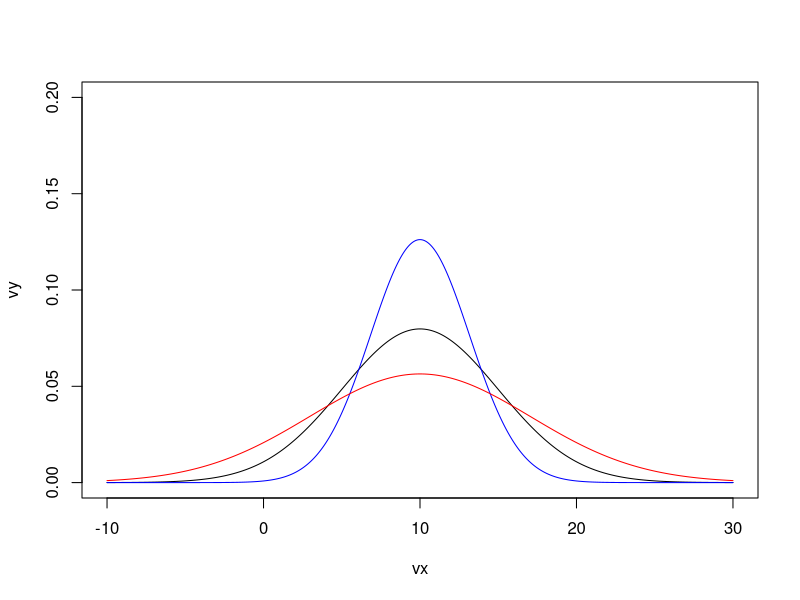
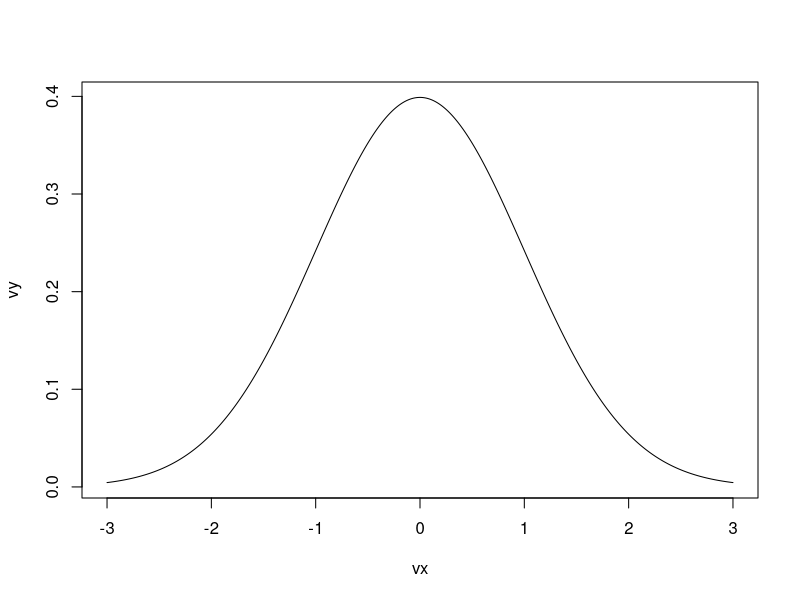
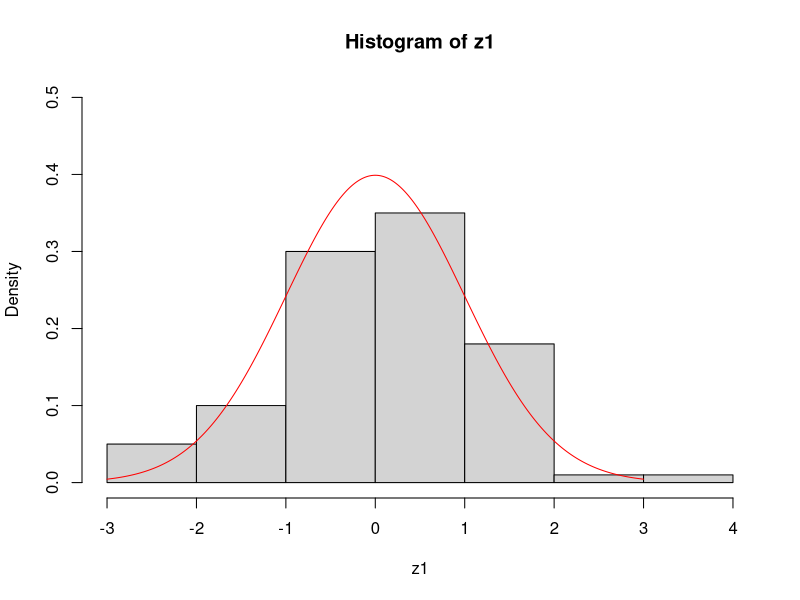
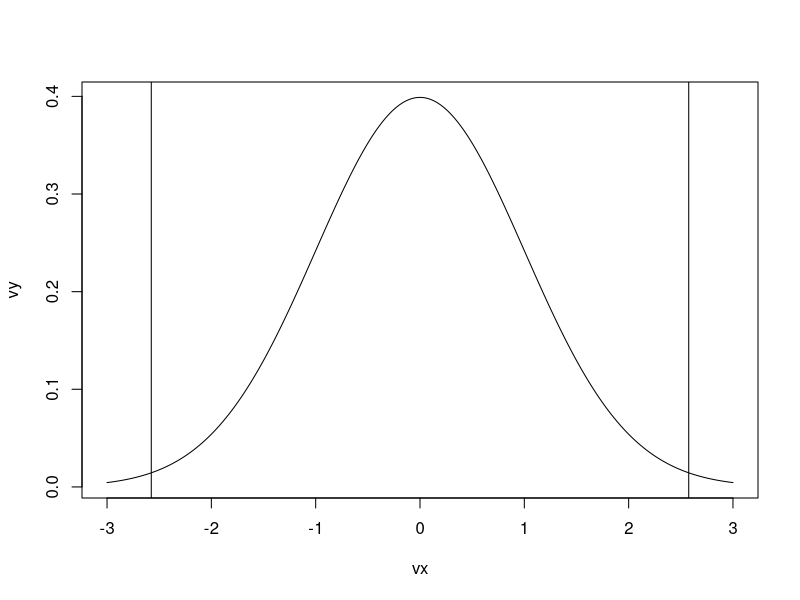

Recreate these plots in R, in order. (Note: this script raises an error after producing the figures.)
# [ 정규분포 ]
# 연속형 확률 변수에 대한 분포
# 확률 밀도 함수
# 평균 기준 좌우 대칭의 모양을 띄고 있음 (종모양)
# 모수(분포를 결정 짓는 요인) : 평균, 분산(σ^2)
# X ~ N(µ, σ^2)

# 시각화
# 1) 평균 : 10, 분산 : 25인 정규분포 시각화
vx <- seq(-10, 30, 0.01)
vy <- dnorm(vx, mean = 10, sd = 5)

dev.new()
plot(vx, vy, type = 'l', ylim = c(0, 0.2))

# 2) 평균 : 10, 분산 : 10인 정규분포 시각화
vy2 <- dnorm(vx, mean = 10, sd = sqrt(10))
lines(vx, vy2, type = 'l', col = 'blue')

# 3) 평균 : 10, 분산 : 50인 정규분포 시각화
vy3 <- dnorm(vx, mean = 10, sd = sqrt(50))
lines(vx, vy3, type = 'l', col = 'red')

# 평균에 의해 좌우 이동
# 분산에 의해 뾰족함의 정도(첨도)가 달라짐
# 분산이 커질수록 완만, 작을수록 뾰족해지는 형태




# [ 표준 정규 분포 ]
# 정규분포를 따르는 확률변수를 표준화한 분포
# 평균 : 0, 표준편차 : 1인 정규분포
# Z = (X - µ) / σ
# Z ~ N(0, 1)

vx <- seq(-3, 3, 0.01)
vy <-  dnorm(vx, mean = 0, sd = 1)
plot(vx, vy, type = 'l')


# 예제) X ~ N(170, 100)인 100개의 난수를 추출할 때, 
#      해당 난수가 갖는 실제 분포는 무엇인가?
v1 <- rnorm(100, mean = 170, sd = sqrt(100))
z1 <- (v1 - 170) / 10

# 표준화된 난수의 실제 분포(히스토그램)
hist(z1, probability = T, ylim = c(0, 0.5))
lines(vx, vy, type = 'l', col = 'red')



# 표준정규분포 95%, 99% 범위 시각화
ld <- qnorm(0.01/2, mean = 0, sd = 1)
lu <- qnorm(1-0.01/2, mean = 0, sd = 1)

plot(vx, vy, type = 'l')

# 임계값 수직선 그리기
abline(v = ld)
abline(v = lu)

# 색 채우기
vx1 <- c(ld, seq(ld, lu, 0.01), lu)
vy1 <- c(0, dnorm(seq(ld, lu, 0.01), mean = 0, sd = 1), 0)

polygon(x,                 
        y, 
        density = , 
        angle = , 
        col = )

polygon(vx1, vy1, density = 30, col = 'pink', border = 'black')

# 텍스트 삽입
text(0, 0.2, '99%', cex = 1.5)



# [ 연습 문제 ]
# 표준정규분포 95% 임계값을 찾아 좌우 영역 구분하여 시각화
dev.new()
vx <- seq(-3, 3, 0.01)
vy <-  dnorm(vx, mean = 0, sd = 1)
plot(vx, vy, type = 'l')

ld2 <- qnorm(0.05/2, mean = 0, sd = 1)
lu2 <- qnorm(1-0.05/2, mean = 0, sd = 1)

vx2 <- c(-3, seq(-3, ld2, 0.01), ld2)
vy2 <- c(0, dnorm(seq(-3, ld2, 0.01), mean = 0, sd = 1), 0)
vx3 <- c(lu2, seq(lu2, 3, 0.01), 3)
vy3 <- c(0, dnorm(seq(lu2, 3, 0.01), mean = 0, sd = 1), 0)

polygon(vx2, vy2, density = 30, col = 'red', border = 'black')
polygon(vx3, vy3, density = 30, col = 'red', border = 'black')
text(0, 0.2, '95%', cex = 1.5)

# 화살표
arrows(x0,                     # 시작점 x축 좌표
       y0,                     # 시작점 y축 좌표
       x1,                     # 끝점 x축 좌표
       y1,                     # 끝점 y축 좌표
       length = ,              # 촉 길이
       angle = ,
       col= ,
       lty = ,
       lwd = )

arrows(-2.5, 0.05, -2.3, 0.01, length = 0.1, col = 2)
text(-2.5, 0.06, '0.025', cex = 0.5)
